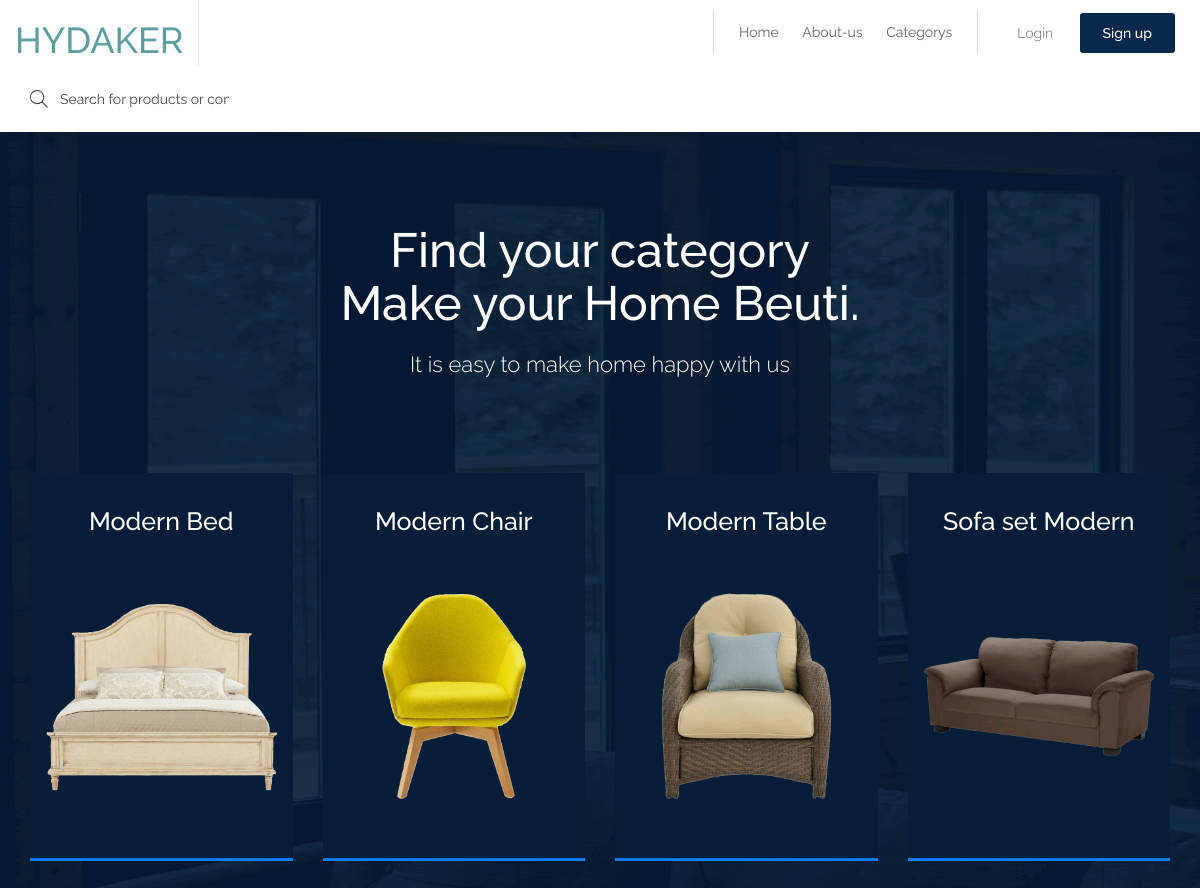
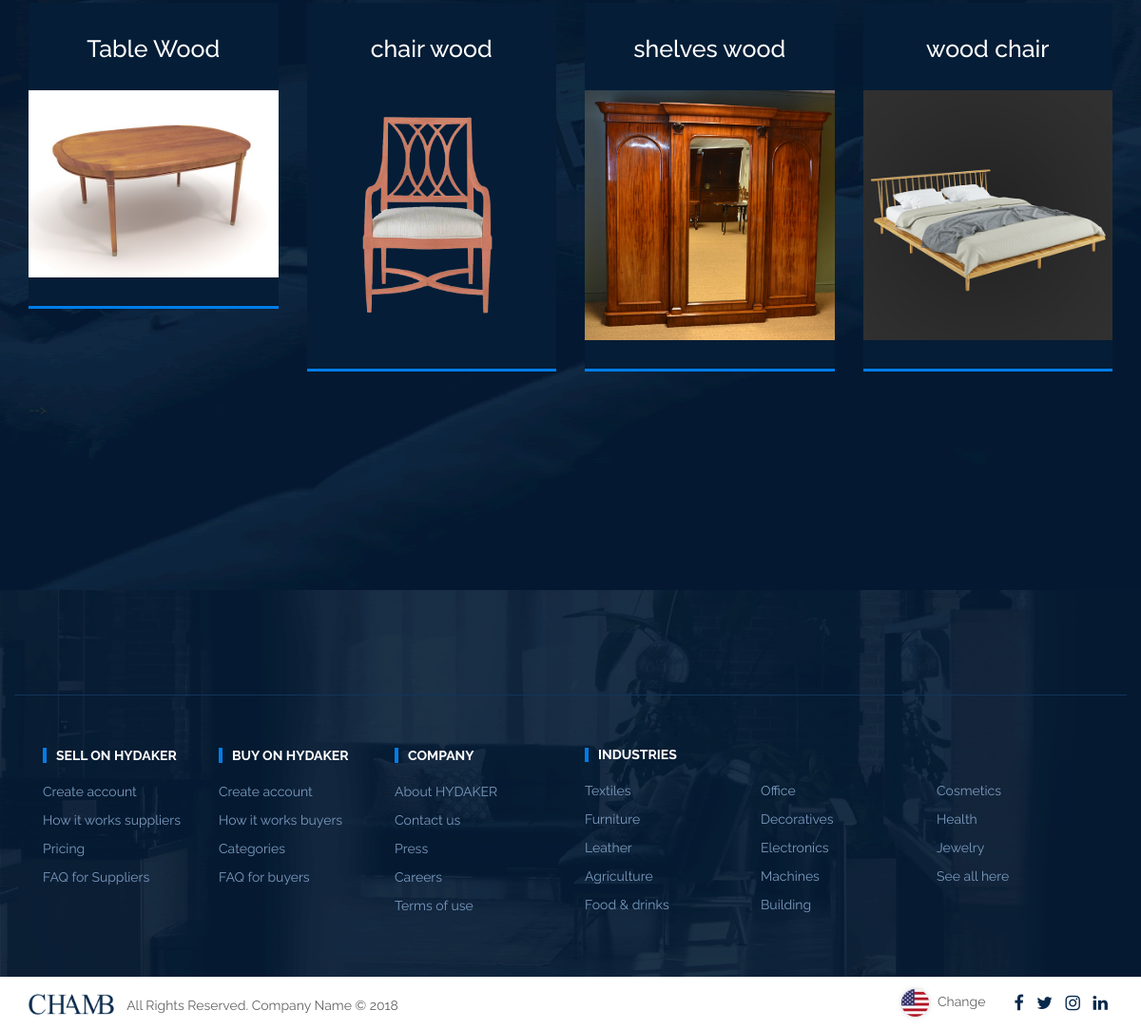
The page /product/category_list on the database its author committed (2 pictures, top to bottom).
### product/models.py (models this page shows, shortened)
class Category(models.Model):
    name=models.CharField(max_length=50,db_index=True)
    description=models.CharField(max_length=200)
    image=models.ImageField(upload_to='category_image')
    category_type=models.CharField(max_length=20,choices=category_types,default=sofa)
    slug = models.SlugField(max_length=200, db_index=True, unique=True)
    class Meta:
        ordering = ('name',)
        verbose_name = 'category'
        verbose_name_plural = 'categories'

### product/views.py (the view)
# urls.py: path('category_list',views.category_list,name='category_list'),
def category_list(request):
    list=Category.objects.all()
    return render(request,'product/categorys_view.html',{'list':list})

### templates/product/categorys_view.html (shortened to what this page needs)
{% extends 'index.html' %}
{% block content %}
      <div class="page-content-product">
         <div class="main-product">
            <div class="container">
               <div class="row clearfix">
                  <div class="find-box">
                     <h1>Find your category <br>Make your Home Beuti.</h1>
                     <h4>It is easy to make home happy with us</h4>
                     <div class="product-sh">
                        <div class="col-sm-6">
                        </div>
                        <div class="col-sm-3">
                        </div>
                     </div>
                  </div>
               </div>
               <div class="row clearfix">
                  {% for c in list %}
                  <div class="col-lg-3 col-sm-6 col-md-3">
                     <a href="productpage.html">
                        <div class="box-img">
                           <h4>{{c.name}}</h4>
                          <a href="{% url 'categorysearch' c.id %}"> <img src="{{c.image.url}}" alt="" /></a>
                        </div>
                     </a>
                  </div>
                  {% endfor %}
                  </div> -->
               </div>
            </div>
         </div>
      {% endblock %}

### templates/index.html (shortened to what this page needs)
<!DOCTYPE html>
<html lang="en">
   {% include 'nav.html' %}
   {% block content %}{% endblock %}
      {% include 'footer.html' %}
      </body>
</html>

### templates/nav.html (shortened to what this page needs)
<html lang="en">
<head>
</head>
<body>
    <head>
        <link rel="stylesheet" href="/static/css/font-awesome.min.css">
        <link rel="stylesheet" href="/static/css/bootstrap.min.css">
        <link rel="stylesheet" href="/static/css/animate-wow.css">
        <link rel="stylesheet" href="/static/css/style.css">
        <link rel="stylesheet" href="/static/css/bootstrap-select.min.css">
        <link rel="stylesheet" href="/static/css/slick.min.css">
        <link rel="stylesheet" href="/static/css/responsive.css">
        <link rel="stylesheet" href="https://maxcdn.bootstrapcdn.com/font-awesome/4.4.0/css/font-awesome.min.css">
     </head>
     <body>
        <header id="header" class="top-head">
           <nav class="navbar navbar-default">
              <div class="container-fluid">
                 <div class="row">
                    <div class="col-md-4 col-sm-12 left-rs">
                       <div class="navbar-header">
                          <a href="{% url 'index' %}" class="navbar-brand"><h1 style="color: cadetblue;">HYDAKER</h1></a>
                       </div>
                       {%if user.is_authenticated %}
                       <form class="navbar-form navbar-left web-sh" action="{% url 'product_search' %}" method="post">
                          {% csrf_token %}
                        <div class="form">
                             <input type="text"  name="query" class="form-control" placeholder="Search for products ">
                          </div>
                       </form>
                       {% else %}
                       <form class="navbar-form navbar-left web-sh" action="{% url 'signin' %}" method="post">
                        <div class="form">
                             <input type="text"  name="query" class="form-control" placeholder="Search for products or companies">
                          </div>
                       </form>
                       {% endif %}
                    </div>
                    <div class="col-md-8 col-sm-12">
                       <div class="right-nav">
                          <div class="login-sr">
                             <div class="login-signup">
                                <ul>
                                   {% if user.is_authenticated %}
                                   {% if user.is_superuser%}
                                 <li><a href="{% url 'admin:index' %}">Admin</a></li>
                                 {% endif %}
                                 <li><a href="{% url 'signout' %}">Logout</a></li>
                                 <li><a href="{% url 'dashboard' %}">Dashboard</a></li>
                                 {% else %}
                                   <li><a href="{% url 'signin' %}">Login</a></li>
                                   <li><a class="custom-b" href="{% url 'register' %}">Sign up</a></li>
                                {% endif %}
                                 </ul>
                             </div>
                          </div>
                          <div class="nav-b hidden-xs">
                             <div class="nav-box">
                                <ul>
                                 <li><a href="{% url 'index' %}">Home</a></li>
                                   <li><a href="{% url 'about' %}">About-us</a></li>
                                   <li class="dropdown ">
                                    <a href="{% url 'category_list' %}" class="dropdown-toggle nav-link" data-toggle="dropdown" role="button" aria-haspopup="true" aria-expanded="false">Categorys</a>
                                </li>
                                </ul>
                             </div>
                          </div>
                       </div>
                    </div>
                 </div>
              </div>
           </nav>
        </header>
</body>
</html>

### templates/footer.html (shortened to what this page needs)
<html lang="en">
<head>
</head>
<body>
    <footer>
        <div class="main-footer">
           <div class="container">
              <div class="row">
                 <div class="footer-top clearfix">
                 </div>
                 <div class="footer-link-box clearfix">
                    <div class="col-md-6 col-sm-6">
                       <div class="left-f-box">
                          <div class="col-sm-4">
                             <h2>SELL ON HYDAKER</h2>
                             <ul>
                                <li><a href="#">Create account</a></li>
                                <li><a href="">How it works suppliers</a></li>
                                <li><a href="">Pricing</a></li>
                                <li><a href="#">FAQ for Suppliers</a></li>
                             </ul>
                          </div>
                          <div class="col-sm-4">
                             <h2>BUY ON HYDAKER</h2>
                             <ul>
                                <li><a href="#">Create account</a></li>
                                <li><a href="#">How it works buyers</a></li>
                                <li><a href="#">Categories</a></li>
                                <li><a href="#">FAQ for buyers</a></li>
                             </ul>
                          </div>
                          <div class="col-sm-4">
                             <h2>COMPANY</h2>
                             <ul>
                                <li><a href="">About HYDAKER</a></li>
                                <li><a href="#">Contact us</a></li>
                                <li><a href="#">Press</a></li>
                                <li><a href="#">Careers</a></li>
                                <li><a href="#">Terms of use</a></li>
                             </ul>
                          </div>
                       </div>
                    </div>
                    <div class="col-md-6 col-sm-6">
                       <div class="right-f-box">
                          <h2>INDUSTRIES</h2>
                          <ul class="col-sm-4">
                             <li><a href="#">Textiles</a></li>
                             <li><a href="#">Furniture</a></li>
                             <li><a href="#">Leather</a></li>
                             <li><a href="#">Agriculture</a></li>
                             <li><a href="#">Food & drinks</a></li>
                          </ul>
                          <ul class="col-sm-4">
                             <li><a href="#">Office</a></li>
                             <li><a href="#">Decoratives</a></li>
                             <li><a href="#">Electronics</a></li>
                             <li><a href="#">Machines</a></li>
                             <li><a href="#">Building</a></li>
                          </ul>
                          <ul class="col-sm-4">
                             <li><a href="#">Cosmetics</a></li>
                             <li><a href="#">Health</a></li>
                             <li><a href="#">Jewelry</a></li>
                             <li><a href="#">See all here</a></li>
                          </ul>
                       </div>
                    </div>
                 </div>
              </div>
           </div>
        </div>
        <div class="copyright">
           <div class="container">
              <div class="row">
                 <div class="col-md-8">
                    <p><img width="90" src="/static/images/logo.png" alt="#" style="margin-top: -5px;" /> All Rights Reserved. Company Name © 2018</p>
                 </div>
                 <div class="col-md-4">
                    <ul class="list-inline socials">
                       <li>
                          <a href="">
                          <i class="fa fa-facebook" aria-hidden="true"></i>
                          </a>
                       </li>
                       <li>
                          <a href="">
                          <i class="fa fa-twitter" aria-hidden="true"></i>
                          </a>
                       </li>
                       <li>
                          <a href="">
                          <i class="fa fa-instagram" aria-hidden="true"></i>
                          </a>
                       </li>
                       <li>
                          <a href="#">
                          <i class="fa fa-linkedin" aria-hidden="true"></i>
                          </a>
                       </li>
                    </ul>
                    <ul class="right-flag">
                       <li><a href="#"><img src="/static/images/flag.png" alt="" /> <span>Change</span></a></li>
                    </ul>
                 </div>
              </div>
           </div>
        </div>
     </footer>
</body>
</html>

### static/css/responsive.css (style rules this page uses)
@media only screen and (min-width: 992px) and (max-width: 1200px) { .web-sh.navbar-form { width: 65%; } }

### rows shown on the page
Category: name "Modern Bed", image (picture)
Category: name "Modern Chair", image (picture)
Category: name "Modern Table", image (picture)
Category: name "Sofa set Modern", image (picture)
Category: name "Table Wood", image (picture)
Category: name "chair wood", image (picture)
Category: name "shelves wood", image (picture)
Category: name "wood chair", image (picture)
